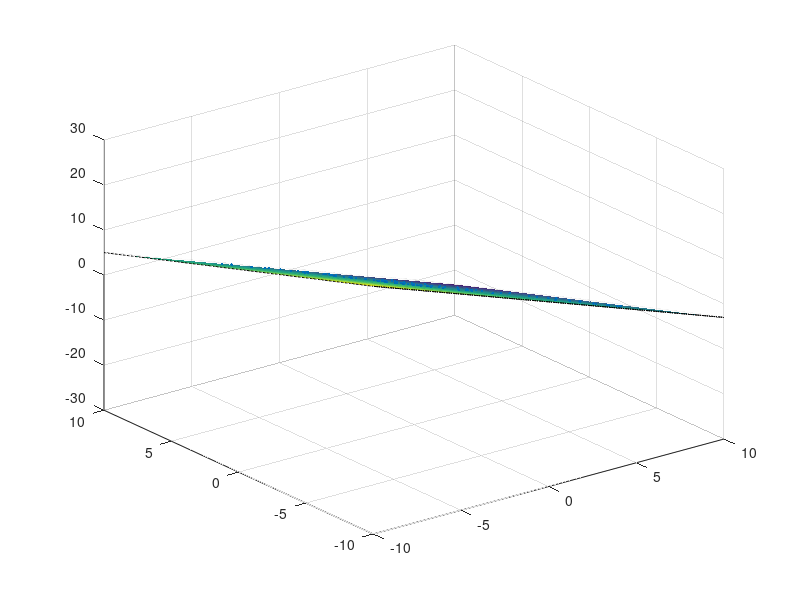

This chart was generated by the following MATLAB code:
B = importdata('data_set_23_.txt',',');
B = B';
k = log(1-0.99)/log(1-0.2^3);
thresError = 0.01;

for i=1:k
    randomP = randperm(100);
    p1 = [B(1, randomP(1)), B(2, randomP(1)), B(3, randomP(1))];
    p2 = [B(1, randomP(2)),B(2, randomP(2)), B(3, randomP(2))];
    p3 = [B(1, randomP(3)),B(2, randomP(3)), B(3, randomP(3))];
    inliners = [];
    outliners = [];
    ni = 0;
    no = 0;
    bestInliers = [];
    
    a = (p2(2) - p1(2))*(p3(3) - p1(3)) - (p2(3) - p1(3))*(p3(2) - p1(2));
    b = (p2(3) - p1(3))*(p3(1) - p1(1)) - (p2(1) - p1(1))*(p3(3) - p1(3));
    c = (p2(1) - p1(1))*(p3(2) - p1(2)) - (p2(2)- p1(2))*(p3(1) - p1(1));
    d = -(a*p1(1) + b*p1(2) + c*p1(3));
    plane_lenght = sqrt(a*a + b*b + c*c);
    totalError = 0;
    for p = 1:100
        point = B(:,p);
        error = abs (a*point(1) + b*point(2) + c*point(3) + d)/plane_lenght;
        if (thresError >= error)
            inliners(:, ni+1) = point;
            ni = ni+1;
        else
            totalError = totalError + error;
            outliners(:, no+1) = point;
            no = no +1;
        end
    end
    if ni > length(bestInliers)
        bestModel = [a b c d];
        bestInliers = inliners;
        bestError = error;
    end
    
end
plot3(B(1,:),B(2,:),B(3,:),'.');
grid on;
hold on;
[x_grid y_grid] = meshgrid(-10:0.1:10);
surf(x_grid,y_grid, (-bestModel(4)-bestModel(1)*x_grid-bestModel(2)*y_grid)/bestModel(3))